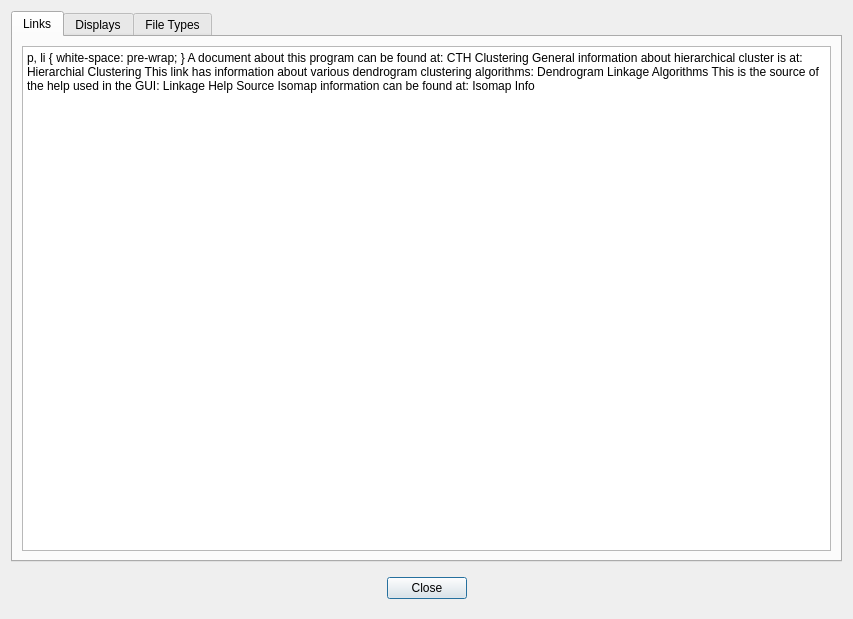
<?xml version="1.0" encoding="UTF-8"?>
<ui version="4.0">
 <class>helpbox</class>
 <widget class="QDialog" name="helpbox">
  <property name="geometry">
   <rect>
    <x>0</x>
    <y>0</y>
    <width>853</width>
    <height>619</height>
   </rect>
  </property>
  <property name="windowTitle">
   <string>Dialog</string>
  </property>
  <layout class="QHBoxLayout" name="horizontalLayout_2">
   <item>
    <layout class="QVBoxLayout" name="verticalLayout">
     <item>
      <widget class="QTabWidget" name="fileTab">
       <property name="currentIndex">
        <number>0</number>
       </property>
       <widget class="QWidget" name="help1Tab">
        <attribute name="title">
         <string>Links</string>
        </attribute>
        <layout class="QVBoxLayout" name="verticalLayout_2">
         <item>
          <widget class="QTextBrowser" name="helpText">
           <property name="enabled">
            <bool>true</bool>
           </property>
           <property name="acceptDrops">
            <bool>false</bool>
           </property>
           <property name="html">
            <string>&lt;!DOCTYPE HTML PUBLIC &quot;-//W3C//DTD HTML 4.0//EN&quot; &quot;http://www.w3.org/TR/REC-html40/strict.dtd&quot;&gt;
&lt;html&gt;&lt;head&gt;&lt;meta name=&quot;qrichtext&quot; content=&quot;1&quot; /&gt;&lt;style type=&quot;text/css&quot;&gt;
p, li { white-space: pre-wrap; }
&lt;/style&gt;&lt;/head&gt;&lt;body style=&quot; font-family:'Sans Serif'; font-size:9pt; font-weight:400; font-style:normal;&quot;&gt;
&lt;p style=&quot; margin-top:0px; margin-bottom:0px; margin-left:0px; margin-right:0px; -qt-block-indent:0; text-indent:0px;&quot;&gt;A document about this program can be found at: &lt;a href=&quot;file:////usr/local/share/doc/cth-cluster/CTH_CLUSTERING.pdf&quot;&gt;&lt;span style=&quot; text-decoration: underline; color:#0000ff;&quot;&gt;CTH Clustering&lt;/span&gt;&lt;/a&gt;&lt;/p&gt;
&lt;p style=&quot;-qt-paragraph-type:empty; margin-top:0px; margin-bottom:0px; margin-left:0px; margin-right:0px; -qt-block-indent:0; text-indent:0px;&quot;&gt;&lt;br /&gt;&lt;/p&gt;
&lt;p style=&quot; margin-top:0px; margin-bottom:0px; margin-left:0px; margin-right:0px; -qt-block-indent:0; text-indent:0px;&quot;&gt;General information about hierarchical cluster is at: &lt;a href=&quot;https://en.wikipedia.org/wiki/Hierarchical_clustering&quot;&gt;&lt;span style=&quot; text-decoration: underline; color:#0000ff;&quot;&gt;Hierarchial Clustering&lt;/span&gt;&lt;/a&gt;&lt;/p&gt;
&lt;p style=&quot;-qt-paragraph-type:empty; margin-top:0px; margin-bottom:0px; margin-left:0px; margin-right:0px; -qt-block-indent:0; text-indent:0px;&quot;&gt;&lt;br /&gt;&lt;/p&gt;
&lt;p style=&quot; margin-top:0px; margin-bottom:0px; margin-left:0px; margin-right:0px; -qt-block-indent:0; text-indent:0px;&quot;&gt;This link has information about various dendrogram clustering algorithms: &lt;a href=&quot;https://v8doc.sas.com/sashtml/stat/chap23/sect12.htm&quot;&gt;&lt;span style=&quot; text-decoration: underline; color:#0000ff;&quot;&gt;Dendrogram Linkage Algorithms&lt;/span&gt;&lt;/a&gt;&lt;/p&gt;
&lt;p style=&quot;-qt-paragraph-type:empty; margin-top:0px; margin-bottom:0px; margin-left:0px; margin-right:0px; -qt-block-indent:0; text-indent:0px; text-decoration: underline; color:#0000ff;&quot;&gt;&lt;br /&gt;&lt;/p&gt;
&lt;p style=&quot; margin-top:0px; margin-bottom:0px; margin-left:0px; margin-right:0px; -qt-block-indent:0; text-indent:0px;&quot;&gt;&lt;span style=&quot; color:#000000;&quot;&gt;This is the source of the help used in the GUI: &lt;/span&gt;&lt;a href=&quot;http://docs.scipy.org/doc/scipy-0.16.0/reference/generated/scipy.cluster.hierarchy.linkage.html&quot;&gt;&lt;span style=&quot; text-decoration: underline; color:#0000ff;&quot;&gt;Linkage Help Source&lt;/span&gt;&lt;/a&gt;&lt;/p&gt;
&lt;p style=&quot;-qt-paragraph-type:empty; margin-top:0px; margin-bottom:0px; margin-left:0px; margin-right:0px; -qt-block-indent:0; text-indent:0px; color:#0000ff;&quot;&gt;&lt;br /&gt;&lt;/p&gt;
&lt;p style=&quot; margin-top:0px; margin-bottom:0px; margin-left:0px; margin-right:0px; -qt-block-indent:0; text-indent:0px;&quot;&gt;&lt;span style=&quot; color:#000000;&quot;&gt;Isomap information can be found at: &lt;/span&gt;&lt;a href=&quot;http://isomap.stanford.edu/&quot;&gt;&lt;span style=&quot; text-decoration: underline; color:#0000ff;&quot;&gt;Isomap Info&lt;/span&gt;&lt;/a&gt;&lt;/p&gt;
&lt;p style=&quot;-qt-paragraph-type:empty; margin-top:0px; margin-bottom:0px; margin-left:0px; margin-right:0px; -qt-block-indent:0; text-indent:0px; color:#0000ff;&quot;&gt;&lt;br /&gt;&lt;/p&gt;
&lt;p style=&quot;-qt-paragraph-type:empty; margin-top:0px; margin-bottom:0px; margin-left:0px; margin-right:0px; -qt-block-indent:0; text-indent:0px; color:#0000ff;&quot;&gt;&lt;br /&gt;&lt;/p&gt;&lt;/body&gt;&lt;/html&gt;</string>
           </property>
           <property name="acceptRichText">
            <bool>false</bool>
           </property>
           <property name="textInteractionFlags">
            <set>Qt::LinksAccessibleByKeyboard|Qt::LinksAccessibleByMouse</set>
           </property>
           <property name="placeholderText">
            <string/>
           </property>
           <property name="openExternalLinks">
            <bool>false</bool>
           </property>
           <property name="openLinks">
            <bool>false</bool>
           </property>
          </widget>
         </item>
        </layout>
       </widget>
       <widget class="QWidget" name="help2Tab">
        <attribute name="title">
         <string>Displays</string>
        </attribute>
        <layout class="QHBoxLayout" name="horizontalLayout_3">
         <item>
          <widget class="QTextBrowser" name="helpText_2">
           <property name="enabled">
            <bool>true</bool>
           </property>
           <property name="html">
            <string>&lt;!DOCTYPE HTML PUBLIC &quot;-//W3C//DTD HTML 4.0//EN&quot; &quot;http://www.w3.org/TR/REC-html40/strict.dtd&quot;&gt;
&lt;html&gt;&lt;head&gt;&lt;meta name=&quot;qrichtext&quot; content=&quot;1&quot; /&gt;&lt;style type=&quot;text/css&quot;&gt;
p, li { white-space: pre-wrap; }
&lt;/style&gt;&lt;/head&gt;&lt;body style=&quot; font-family:'Sans Serif'; font-size:9pt; font-weight:400; font-style:normal;&quot;&gt;
&lt;p style=&quot; margin-top:0px; margin-bottom:0px; margin-left:0px; margin-right:0px; -qt-block-indent:0; text-indent:0px;&quot;&gt;This program creates a lot of windows. While it will run on a laptop with a single display, it works best with two monitors and two desktop workspaces. It does not support more than two monitors.&lt;/p&gt;
&lt;p style=&quot; margin-top:0px; margin-bottom:0px; margin-left:0px; margin-right:0px; -qt-block-indent:0; text-indent:0px;&quot;&gt;&lt;br /&gt;&lt;span style=&quot; font-weight:600;&quot;&gt;THE APP WINDOW&lt;/span&gt;&lt;/p&gt;
&lt;p style=&quot; margin-top:0px; margin-bottom:0px; margin-left:0px; margin-right:0px; -qt-block-indent:0; text-indent:0px;&quot;&gt;There is no good place to put this, you will be moving it around depending on what you want to look at.&lt;/p&gt;
&lt;p style=&quot;-qt-paragraph-type:empty; margin-top:0px; margin-bottom:0px; margin-left:0px; margin-right:0px; -qt-block-indent:0; text-indent:0px;&quot;&gt;&lt;br /&gt;&lt;/p&gt;
&lt;p style=&quot; margin-top:0px; margin-bottom:0px; margin-left:0px; margin-right:0px; -qt-block-indent:0; text-indent:0px;&quot;&gt;&lt;span style=&quot; font-weight:600;&quot;&gt;THE LEFT MONITOR, WORKSPACE ONE&lt;/span&gt;&lt;/p&gt;
&lt;p style=&quot; margin-top:0px; margin-bottom:0px; margin-left:0px; margin-right:0px; -qt-block-indent:0; text-indent:0px;&quot;&gt;This contains the projection plots and the dendrogram.&lt;/p&gt;
&lt;p style=&quot; margin-top:0px; margin-bottom:0px; margin-left:0px; margin-right:0px; -qt-block-indent:0; text-indent:0px;&quot;&gt;Several optional windows, such as the isomap plots, are display here.&lt;/p&gt;
&lt;p style=&quot;-qt-paragraph-type:empty; margin-top:0px; margin-bottom:0px; margin-left:0px; margin-right:0px; -qt-block-indent:0; text-indent:0px;&quot;&gt;&lt;br /&gt;&lt;/p&gt;
&lt;p style=&quot; margin-top:0px; margin-bottom:0px; margin-left:0px; margin-right:0px; -qt-block-indent:0; text-indent:0px;&quot;&gt;&lt;span style=&quot; font-weight:600;&quot;&gt;THE RIGHT MONITOR, WORKSPACE ONE&lt;/span&gt;&lt;/p&gt;
&lt;p style=&quot; margin-top:0px; margin-bottom:0px; margin-left:0px; margin-right:0px; -qt-block-indent:0; text-indent:0px;&quot;&gt;This contains the CTH bar charts derived from the clusters in the dendrogram. The program will try to tile the right display with as many windows as there are clusters.  The more clusters, the smaller the windows. After a limit of If you have created more cluster than can be display, the Scroll Forward and Scroll Back buttons in the app window can be used to scroll through the cluster windows.&lt;/p&gt;
&lt;p style=&quot;-qt-paragraph-type:empty; margin-top:0px; margin-bottom:0px; margin-left:0px; margin-right:0px; -qt-block-indent:0; text-indent:0px;&quot;&gt;&lt;br /&gt;&lt;/p&gt;
&lt;p style=&quot; margin-top:0px; margin-bottom:0px; margin-left:0px; margin-right:0px; -qt-block-indent:0; text-indent:0px;&quot;&gt;The K-means and fuzzy C-means outputs are displayed on Workspace two. If you have selected any of these options, the program will switch to the workspace to the right.&lt;/p&gt;
&lt;p style=&quot;-qt-paragraph-type:empty; margin-top:0px; margin-bottom:0px; margin-left:0px; margin-right:0px; -qt-block-indent:0; text-indent:0px;&quot;&gt;&lt;br /&gt;&lt;/p&gt;
&lt;p style=&quot; margin-top:0px; margin-bottom:0px; margin-left:0px; margin-right:0px; -qt-block-indent:0; text-indent:0px;&quot;&gt;&lt;span style=&quot; font-weight:600;&quot;&gt;THE LEFT MONITOR WORKSPACE TWO&lt;/span&gt;&lt;/p&gt;
&lt;p style=&quot; margin-top:0px; margin-bottom:0px; margin-left:0px; margin-right:0px; -qt-block-indent:0; text-indent:0px;&quot;&gt;The left monitor contains some statistics and N-space to 3-space projection windows for these plots.&lt;/p&gt;
&lt;p style=&quot;-qt-paragraph-type:empty; margin-top:0px; margin-bottom:0px; margin-left:0px; margin-right:0px; -qt-block-indent:0; text-indent:0px;&quot;&gt;&lt;br /&gt;&lt;/p&gt;
&lt;p style=&quot; margin-top:0px; margin-bottom:0px; margin-left:0px; margin-right:0px; -qt-block-indent:0; text-indent:0px;&quot;&gt;&lt;span style=&quot; font-weight:600;&quot;&gt;THE RIGHT MONITOR WORKSPACE TWO&lt;/span&gt;&lt;/p&gt;
&lt;p style=&quot; margin-top:0px; margin-bottom:0px; margin-left:0px; margin-right:0px; -qt-block-indent:0; text-indent:0px;&quot;&gt;The CTH bar charts for the two types of K-means and the fuzzy C-means are displayed here.  At this time, there is no support for using the Scroll Forward and Scroll Back buttons to scroll through these.&lt;/p&gt;
&lt;p style=&quot;-qt-paragraph-type:empty; margin-top:0px; margin-bottom:0px; margin-left:0px; margin-right:0px; -qt-block-indent:0; text-indent:0px;&quot;&gt;&lt;br /&gt;&lt;/p&gt;
&lt;p style=&quot; margin-top:0px; margin-bottom:0px; margin-left:0px; margin-right:0px; -qt-block-indent:0; text-indent:0px;&quot;&gt;&lt;span style=&quot; font-weight:600;&quot;&gt;CONTROL/STIM CTH PLOTS&lt;/span&gt;&lt;/p&gt;
&lt;p style=&quot; margin-top:0px; margin-bottom:0px; margin-left:0px; margin-right:0px; -qt-block-indent:0; text-indent:0px;&quot;&gt;When creating CTHs from .cth files that contain both Control and Stim periods, the control period CTH plots have a white background. The Stim CTH plots have a gray background.&lt;/p&gt;
&lt;p style=&quot;-qt-paragraph-type:empty; margin-top:0px; margin-bottom:0px; margin-left:0px; margin-right:0px; -qt-block-indent:0; text-indent:0px;&quot;&gt;&lt;br /&gt;&lt;/p&gt;
&lt;p style=&quot;-qt-paragraph-type:empty; margin-top:0px; margin-bottom:0px; margin-left:0px; margin-right:0px; -qt-block-indent:0; text-indent:0px;&quot;&gt;&lt;br /&gt;&lt;/p&gt;
&lt;p style=&quot; margin-top:0px; margin-bottom:0px; margin-left:0px; margin-right:0px; -qt-block-indent:0; text-indent:0px;&quot;&gt;&lt;span style=&quot; font-weight:600;&quot;&gt;IMPORTANT NOTE -- PLEASE WAIT&lt;/span&gt;&lt;/p&gt;
&lt;p style=&quot;-qt-paragraph-type:empty; margin-top:0px; margin-bottom:0px; margin-left:0px; margin-right:0px; -qt-block-indent:0; text-indent:0px;&quot;&gt;&lt;br /&gt;&lt;/p&gt;
&lt;p style=&quot; margin-top:0px; margin-bottom:0px; margin-left:0px; margin-right:0px; -qt-block-indent:0; text-indent:0px;&quot;&gt;When you click on the Create Plots button in the app window, it will begin creating the dendrogram and bar chart clusters, as well as any other optional plots you may have selected. During this time, you will find it almost impossible to use your computer for other tasks. Each time the program creates a new plotting window, it gets the focus. If you, for example, were typing in another window, they keyboard input will be taken away from that window and given to the new plot window. Some keys will close the plot window, and this program will malfunction. If you click on an existing plot window, the new plots will be drawn in that window, over-writing what is in it.  Therefore:&lt;/p&gt;
&lt;p style=&quot;-qt-paragraph-type:empty; margin-top:0px; margin-bottom:0px; margin-left:0px; margin-right:0px; -qt-block-indent:0; text-indent:0px;&quot;&gt;&lt;br /&gt;&lt;/p&gt;
&lt;p style=&quot; margin-top:0px; margin-bottom:0px; margin-left:0px; margin-right:0px; -qt-block-indent:0; text-indent:0px;&quot;&gt;&lt;span style=&quot; font-weight:600; font-style:italic;&quot;&gt;When the Create Plots operation is running, just sit back and enjoy the show. You cannot use your computer during this time&lt;/span&gt;&lt;span style=&quot; font-style:italic;&quot;&gt;.&lt;/span&gt;&lt;/p&gt;
&lt;p style=&quot;-qt-paragraph-type:empty; margin-top:0px; margin-bottom:0px; margin-left:0px; margin-right:0px; -qt-block-indent:0; text-indent:0px;&quot;&gt;&lt;br /&gt;&lt;/p&gt;
&lt;p style=&quot;-qt-paragraph-type:empty; margin-top:0px; margin-bottom:0px; margin-left:0px; margin-right:0px; -qt-block-indent:0; text-indent:0px;&quot;&gt;&lt;br /&gt;&lt;/p&gt;
&lt;p style=&quot;-qt-paragraph-type:empty; margin-top:0px; margin-bottom:0px; margin-left:0px; margin-right:0px; -qt-block-indent:0; text-indent:0px;&quot;&gt;&lt;br /&gt;&lt;/p&gt;
&lt;p style=&quot;-qt-paragraph-type:empty; margin-top:0px; margin-bottom:0px; margin-left:0px; margin-right:0px; -qt-block-indent:0; text-indent:0px;&quot;&gt;&lt;br /&gt;&lt;/p&gt;&lt;/body&gt;&lt;/html&gt;</string>
           </property>
           <property name="placeholderText">
            <string>Help info</string>
           </property>
          </widget>
         </item>
        </layout>
       </widget>
       <widget class="QWidget" name="tab">
        <attribute name="title">
         <string>File Types</string>
        </attribute>
        <layout class="QHBoxLayout" name="horizontalLayout_4">
         <item>
          <widget class="QTextBrowser" name="textBrowser">
           <property name="html">
            <string>&lt;!DOCTYPE HTML PUBLIC &quot;-//W3C//DTD HTML 4.0//EN&quot; &quot;http://www.w3.org/TR/REC-html40/strict.dtd&quot;&gt;
&lt;html&gt;&lt;head&gt;&lt;meta name=&quot;qrichtext&quot; content=&quot;1&quot; /&gt;&lt;style type=&quot;text/css&quot;&gt;
p, li { white-space: pre-wrap; }
&lt;/style&gt;&lt;/head&gt;&lt;body style=&quot; font-family:'Sans Serif'; font-size:9pt; font-weight:400; font-style:normal;&quot;&gt;
&lt;p align=&quot;center&quot; style=&quot; margin-top:0px; margin-bottom:0px; margin-left:0px; margin-right:0px; -qt-block-indent:0; text-indent:0px;&quot;&gt;&lt;span style=&quot; font-weight:600;&quot;&gt;TYPES OF FILES&lt;/span&gt;&lt;/p&gt;
&lt;p style=&quot;-qt-paragraph-type:empty; margin-top:0px; margin-bottom:0px; margin-left:0px; margin-right:0px; -qt-block-indent:0; text-indent:0px;&quot;&gt;&lt;br /&gt;&lt;/p&gt;
&lt;p style=&quot;-qt-paragraph-type:empty; margin-top:0px; margin-bottom:0px; margin-left:0px; margin-right:0px; -qt-block-indent:0; text-indent:0px;&quot;&gt;&lt;br /&gt;&lt;/p&gt;
&lt;p style=&quot; margin-top:0px; margin-bottom:0px; margin-left:0px; margin-right:0px; -qt-block-indent:0; text-indent:0px;&quot;&gt;&lt;span style=&quot; font-weight:600;&quot;&gt;.cth FILES&lt;/span&gt;&lt;/p&gt;
&lt;p style=&quot;-qt-paragraph-type:empty; margin-top:0px; margin-bottom:0px; margin-left:0px; margin-right:0px; -qt-block-indent:0; text-indent:0px;&quot;&gt;&lt;br /&gt;&lt;/p&gt;
&lt;p style=&quot; margin-top:0px; margin-bottom:0px; margin-left:0px; margin-right:0px; -qt-block-indent:0; text-indent:0px;&quot;&gt;The top file selection box is used to navigate around the file system and to pick .cth files to be used for clustering.&lt;/p&gt;
&lt;p style=&quot; margin-top:12px; margin-bottom:12px; margin-left:0px; margin-right:0px; -qt-block-indent:0; text-indent:0px;&quot;&gt;The .cth files contain CTHs from one or more experiements.&lt;/p&gt;
&lt;p style=&quot; margin-top:12px; margin-bottom:12px; margin-left:0px; margin-right:0px; -qt-block-indent:0; text-indent:0px;&quot;&gt;Both .cth and .type files are listed here, so you can load .type files and treat them as as just CTHs.&lt;/p&gt;
&lt;p style=&quot; margin-top:12px; margin-bottom:12px; margin-left:0px; margin-right:0px; -qt-block-indent:0; text-indent:0px;&quot;&gt;This is useful for experimenting with the distance and linkage algorithms and examining the archetype CTHs.&lt;/p&gt;
&lt;p style=&quot; margin-top:12px; margin-bottom:12px; margin-left:0px; margin-right:0px; -qt-block-indent:0; text-indent:0px;&quot;&gt;You must select a file from this list before clicking on the &amp;quot;Create Plots&amp;quot; button.&lt;/p&gt;
&lt;p style=&quot;-qt-paragraph-type:empty; margin-top:12px; margin-bottom:12px; margin-left:0px; margin-right:0px; -qt-block-indent:0; text-indent:0px;&quot;&gt;&lt;br /&gt;&lt;/p&gt;
&lt;p style=&quot;-qt-paragraph-type:empty; margin-top:12px; margin-bottom:12px; margin-left:0px; margin-right:0px; -qt-block-indent:0; text-indent:0px;&quot;&gt;&lt;br /&gt;&lt;/p&gt;
&lt;p style=&quot; margin-top:12px; margin-bottom:12px; margin-left:0px; margin-right:0px; -qt-block-indent:0; text-indent:0px;&quot;&gt;&lt;span style=&quot; font-weight:600;&quot;&gt;.type FILES&lt;/span&gt;&lt;/p&gt;
&lt;p style=&quot; margin-top:12px; margin-bottom:12px; margin-left:0px; margin-right:0px; -qt-block-indent:0; text-indent:0px;&quot;&gt;The bottom file selection box is used to navigate around the file system and to pick .type files. These are used for a type of clustering.&lt;/p&gt;
&lt;p style=&quot; margin-top:12px; margin-bottom:12px; margin-left:0px; margin-right:0px; -qt-block-indent:0; text-indent:0px;&quot;&gt;The CTHs in .type files are centroids of clusters from a previous clustering operation.&lt;/p&gt;
&lt;p style=&quot; margin-top:12px; margin-bottom:12px; margin-left:0px; margin-right:0px; -qt-block-indent:0; text-indent:0px;&quot;&gt;Each cth in a .type file is the average value of the N-Space coordinates for each cluster from a previous clustering operation. These are referred to as centroids, archetypes, or simply types.&lt;/p&gt;
&lt;p style=&quot; margin-top:12px; margin-bottom:12px; margin-left:0px; margin-right:0px; -qt-block-indent:0; text-indent:0px;&quot;&gt;Use the &amp;quot;Cluster Using Archetypes&amp;quot; button to create clusters using the centroids as the center of the clusters.&lt;/p&gt;
&lt;p style=&quot; margin-top:12px; margin-bottom:12px; margin-left:0px; margin-right:0px; -qt-block-indent:0; text-indent:0px;&quot;&gt;This type of clustering uses the types as the center of clusters and assigns each CTH to the cluster it is closest to using the current Distantance Algorithm.&lt;/p&gt;
&lt;p style=&quot; margin-top:12px; margin-bottom:12px; margin-left:0px; margin-right:0px; -qt-block-indent:0; text-indent:0px;&quot;&gt;You can use the Distance Algorithm radio buttons to select the distance calculation. The .type files do not contain the &amp;quot;Custom From File&amp;quot; distance matrix, so if that is select, it defaults to Euclidean. The Linkage Algorithm selection is not used.&lt;/p&gt;
&lt;p style=&quot;-qt-paragraph-type:empty; margin-top:12px; margin-bottom:12px; margin-left:0px; margin-right:0px; -qt-block-indent:0; text-indent:0px;&quot;&gt;&lt;br /&gt;&lt;/p&gt;&lt;/body&gt;&lt;/html&gt;</string>
           </property>
          </widget>
         </item>
        </layout>
       </widget>
      </widget>
     </item>
     <item>
      <widget class="QFrame" name="frame">
       <property name="frameShape">
        <enum>QFrame::NoFrame</enum>
       </property>
       <property name="frameShadow">
        <enum>QFrame::Raised</enum>
       </property>
       <layout class="QHBoxLayout" name="horizontalLayout">
        <item>
         <spacer name="horizontalSpacer">
          <property name="orientation">
           <enum>Qt::Horizontal</enum>
          </property>
          <property name="sizeHint" stdset="0">
           <size>
            <width>40</width>
            <height>20</height>
           </size>
          </property>
         </spacer>
        </item>
        <item>
         <widget class="QDialogButtonBox" name="helpClose">
          <property name="sizePolicy">
           <sizepolicy hsizetype="Expanding" vsizetype="Fixed">
            <horstretch>0</horstretch>
            <verstretch>0</verstretch>
           </sizepolicy>
          </property>
          <property name="orientation">
           <enum>Qt::Horizontal</enum>
          </property>
          <property name="standardButtons">
           <set>QDialogButtonBox::Close</set>
          </property>
          <property name="centerButtons">
           <bool>true</bool>
          </property>
         </widget>
        </item>
        <item>
         <spacer name="horizontalSpacer_2">
          <property name="orientation">
           <enum>Qt::Horizontal</enum>
          </property>
          <property name="sizeHint" stdset="0">
           <size>
            <width>40</width>
            <height>20</height>
           </size>
          </property>
         </spacer>
        </item>
       </layout>
      </widget>
     </item>
    </layout>
   </item>
  </layout>
 </widget>
 <resources/>
 <connections/>
</ui>
